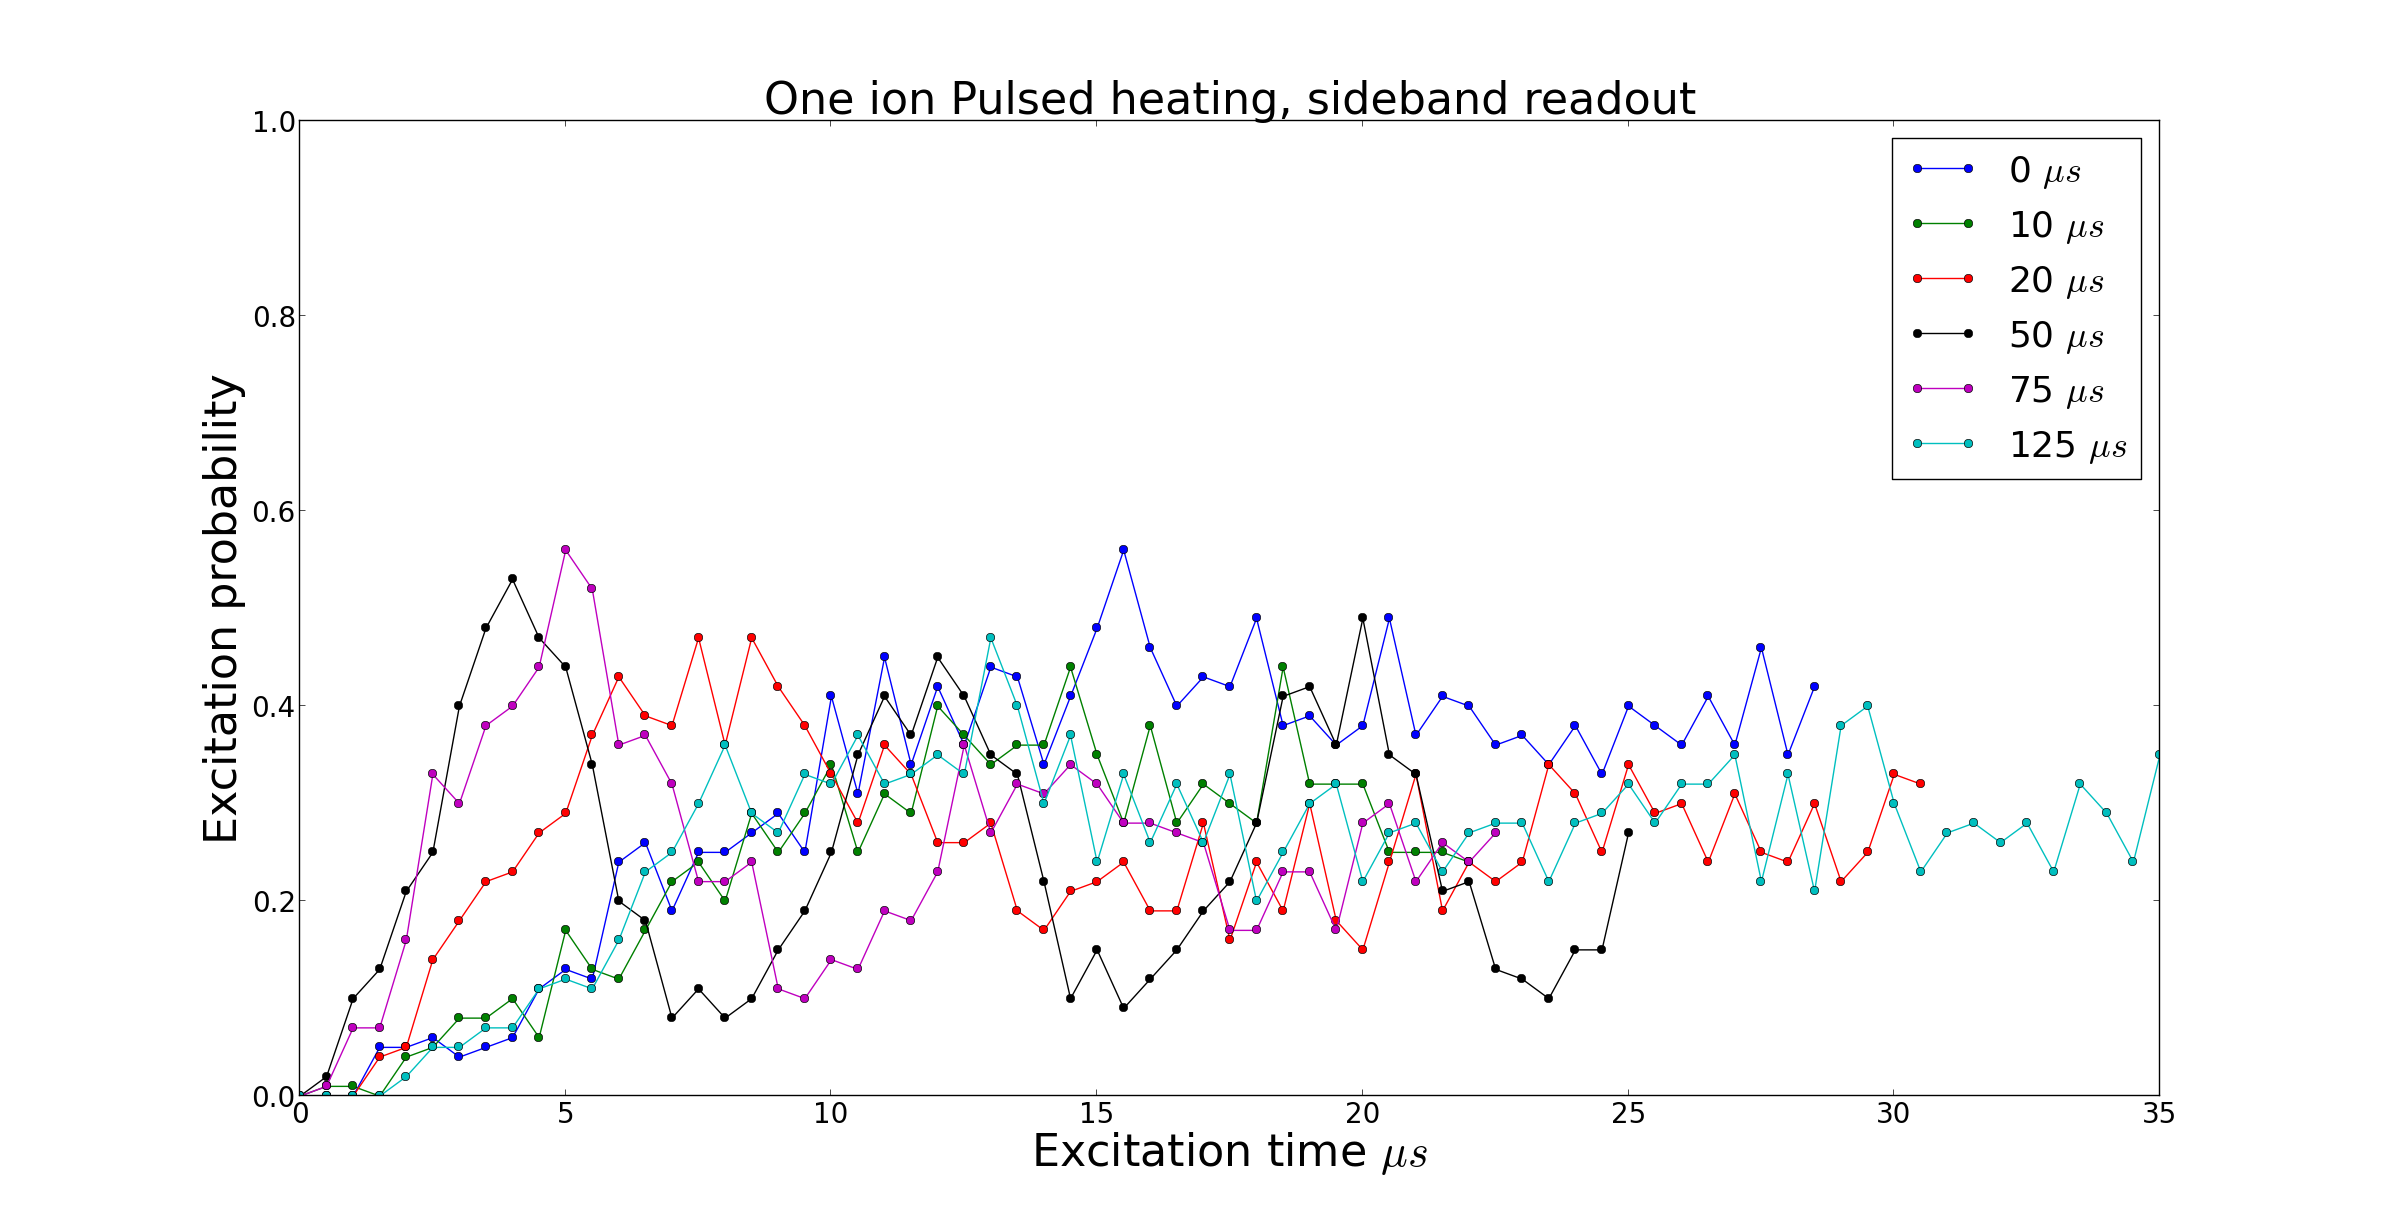

Generate this figure with Python:
import labrad
from matplotlib import pyplot

info = [('2013Jul25', '1527_00', 'b',r'0 $\mu s$'),
        ('2013Jul25', '1531_13', 'g',r'10 $\mu s$'),
        ('2013Jul25', '1529_55', 'r',r'20 $\mu s$'),
        ('2013Jul25', '1525_42', 'k',r'50 $\mu s$'),
        ('2013Jul25', '1532_15', 'm',r'75 $\mu s$'),
        ('2013Jul25', '1533_19', 'c',r'125 $\mu s$'),
        
        ]

cxn = labrad.connect()
dv = cxn.data_vault

for date, datasetName, color, label in info:
    dv.cd( ['','Experiments','Blue Heat RabiFlopping',date,datasetName])
    dv.open(1)
    data = dv.get().asarray
    times, probs = data.transpose()
    pyplot.plot(times, probs, 'o-', label = label, color = color)

pyplot.title('One ion Pulsed heating, sideband readout', fontsize = 32)
pyplot.xlabel(u'Excitation time $\mu s$', fontsize = 32)
pyplot.ylabel('Excitation probability', fontsize = 32)
pyplot.ylim([0,1.0])
pyplot.legend(prop={'size':26})
pyplot.tick_params(axis='both', which='major', labelsize=20)
pyplot.show()
